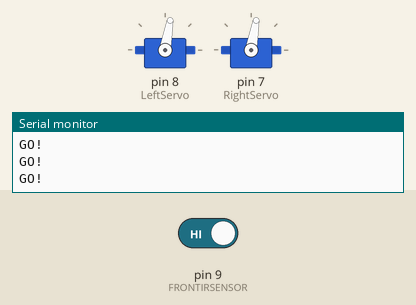
The sketch below on a simulated Arduino Uno, built with avr-gcc and run on an emulated ATmega328P. On the bench: 2 × servo, the last lines printed to the serial monitor. The inputs (shaded band) are chosen by the test bench; at power-on: pin 9 (FRONTIRSENSOR) HIGH.

Above: at 1.2 s.
1.3 s: pin 9 (FRONTIRSENSOR) driven LOW
At 2.5 s:
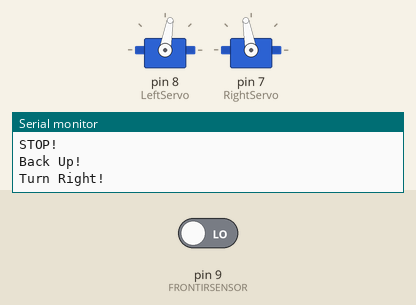
2.8 s: pin 9 (FRONTIRSENSOR) driven HIGH
At 4.2 s:
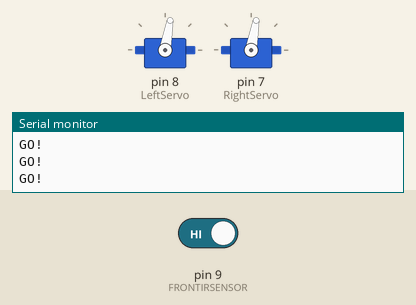
Timing chart, 0 to 5.8 s (numbered marks = the images above; inputs shaded):
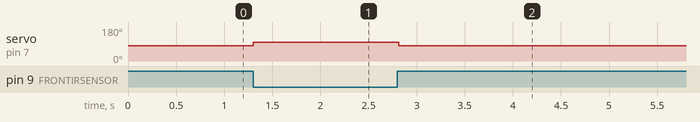

The sketch:

IrDriveTest.ino
```cpp
#include <Servo.h>
// ------------------------------Variables-----------------------------------
Servo LeftServo;
Servo RightServo;
const int FRONTIRSENSOR = 9;
const int LEFTIRSENSOR = 10;
const int RIGHTIRSENSOR = 11;
int FrontObstacle;


void setup()
{
  // put your setup code here, to run once:
   pinMode(FRONTIRSENSOR, INPUT);
   pinMode(LEFTIRSENSOR, INPUT);
   pinMode(RIGHTIRSENSOR, INPUT);

   Serial.begin(9600);

   LeftServo.attach(8);
   RightServo.attach(7);

}

void loop()
{
  // put your main code here, to run repeatedly:

  FrontObstacle = digitalRead(FRONTIRSENSOR);

  if(FrontObstacle == LOW)
  {
    adjustdirection();
  }
  else if(FrontObstacle == HIGH)
  {
   forward();
  }

  delay(100);

}
void adjustdirection()
{
  /*
   * Any value above 90 will cause a wheel to go in reverse
   * Any value below 90 will cause a wheel to go forward
   * 90 will stop a wheel
   */
    LeftServo.write(90);
    RightServo.write(90);
    Serial.println("STOP!");

    LeftServo.write(150);
    RightServo.write(150);
    Serial.println("Back Up!");

    LeftServo.write(80);
    RightServo.write(100);
    Serial.println("Turn Right!");

}
void forward()
{
    LeftServo.write(80);
    RightServo.write(80);
    Serial.println("GO!");
}
```

Measured:
- after the input at 1.3 s, servo on pin 7 (RightServo): 80° → 100° at once
- after the input at 2.8 s, servo on pin 7 (RightServo): 100° → 80° at once
